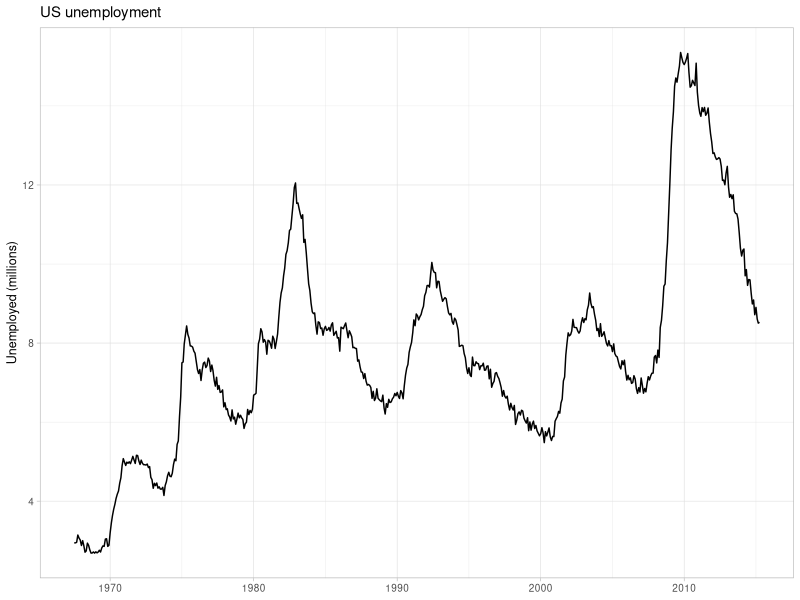

The R source for this figure:
library(ggplot2)

fig_w <- 18   # cm, two-column width
fig_h <- 12   # cm

p <- ggplot(economics, aes(date, unemploy / 1000)) +
  geom_line() +
  labs(title = "US unemployment", x = NULL, y = "Unemployed (millions)") +
  theme_light(base_size = 9)
ggsave("unemployment.pdf", p, width = fig_w, height = fig_h, units = "cm")
